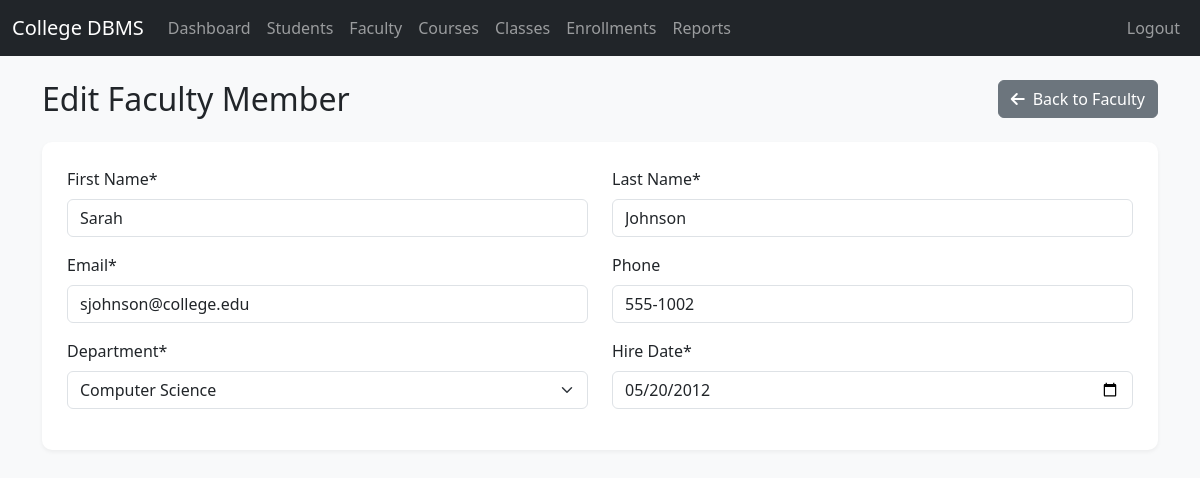
The page /edit_faculty.php?id=102 (signed in) on the database its author committed.
### tables this page shows
CREATE TABLE IF NOT EXISTS Faculty (
    faculty_id INT PRIMARY KEY,
    first_name VARCHAR(30) NOT NULL,
    last_name VARCHAR(30) NOT NULL,
    email VARCHAR(50) UNIQUE,
    phone VARCHAR(15),
    department_id INT,
    hire_date DATE,
    salary DECIMAL(10,2),
    FOREIGN KEY (department_id) REFERENCES Departments(department_id)
);

CREATE TABLE IF NOT EXISTS Departments (
    department_id INT PRIMARY KEY,
    department_name VARCHAR(50) NOT NULL,
    building VARCHAR(30),
    budget DECIMAL(12,2)
);

### edit_faculty.php (the view, shortened to what this page needs)
<?php
require_once "config.php";
$faculty_id = trim($_GET["id"]);
$first_name = $last_name = $email = $phone = $department_id = $hire_date = $salary = "";
$sql = "SELECT * FROM Faculty WHERE faculty_id = ?";
if($stmt = mysqli_prepare($link, $sql)){
    mysqli_stmt_bind_param($stmt, "i", $faculty_id);
    if(mysqli_stmt_execute($stmt)){
        $result = mysqli_stmt_get_result($stmt);
        if(mysqli_num_rows($result) == 1){
            $row = mysqli_fetch_assoc($result);
            $first_name = $row["first_name"];
            $last_name = $row["last_name"];
            $email = $row["email"];
            $phone = $row["phone"];
            $department_id = $row["department_id"];
            $hire_date = $row["hire_date"];
        } else {
            header("location: faculty.php");
            exit;
        }
    } else {
        $error = "Error fetching faculty data.";
    }
}
$departments = array();
$sql = "SELECT * FROM Departments ORDER BY department_name";
if($result = mysqli_query($link, $sql)){
    while($row = mysqli_fetch_assoc($result)){
        $departments[] = $row;
    }
}
?>
<!DOCTYPE html>
<html lang="en">
<head>
    <link href="https://cdn.jsdelivr.net/npm/bootstrap@5.3.0/dist/css/bootstrap.min.css" rel="stylesheet">
    <link rel="stylesheet" href="https://cdnjs.cloudflare.com/ajax/libs/font-awesome/6.0.0/css/all.min.css">
</head>
<body>
    <?php include 'navbar.php'; ?>
    <div class="container py-4">
        <div class="d-flex justify-content-between align-items-center mb-4">
            <h2 class="mb-0">Edit Faculty Member</h2>
            <a href="faculty.php" class="btn btn-secondary">
                <i class="fas fa-arrow-left me-2"></i>Back to Faculty
            </a>
        </div>
        <div class="form-section">
            <form method="post">
                <div class="row">
                    <div class="col-md-6">
                        <div class="mb-3">
                            <label for="first_name" class="form-label">First Name*</label>
                            <input type="text" class="form-control" id="first_name" name="first_name"
                                   value="<?php echo htmlspecialchars($first_name); ?>" required>
                        </div>
                    </div>
                    <div class="col-md-6">
                        <div class="mb-3">
                            <label for="last_name" class="form-label">Last Name*</label>
                            <input type="text" class="form-control" id="last_name" name="last_name"
                                   value="<?php echo htmlspecialchars($last_name); ?>" required>
                        </div>
                    </div>
                </div>
                <div class="row">
                    <div class="col-md-6">
                        <div class="mb-3">
                            <label for="email" class="form-label">Email*</label>
                            <input type="email" class="form-control" id="email" name="email"
                                   value="<?php echo htmlspecialchars($email); ?>" required>
                        </div>
                    </div>
                    <div class="col-md-6">
                        <div class="mb-3">
                            <label for="phone" class="form-label">Phone</label>
                            <input type="tel" class="form-control" id="phone" name="phone"
                                   value="<?php echo htmlspecialchars($phone); ?>">
                        </div>
                    </div>
                </div>
                <div class="row">
                    <div class="col-md-6">
                        <div class="mb-3">
                            <label for="department_id" class="form-label">Department*</label>
                            <select class="form-select" id="department_id" name="department_id" required>
                                <?php foreach($departments as $dept): ?>
                                    <option value="<?php echo $dept['department_id']; ?>"
                                        <?php if($department_id == $dept['department_id']) echo 'selected'; ?>>
                                        <?php echo htmlspecialchars($dept['department_name']); ?>
                                    </option>
                                <?php endforeach; ?>
                            </select>
                        </div>
                    </div>
                    <div class="col-md-6">
                        <div class="mb-3">
                            <label for="hire_date" class="form-label">Hire Date*</label>
                            <input type="date" class="form-control" id="hire_date" name="hire_date"
                                   value="<?php echo htmlspecialchars($hire_date); ?>" required>
                        </div>
                    </div>
                </div>

### edit_faculty.php (style rules this page uses)
body { font-family: 'Segoe UI', Tahoma, Geneva, Verdana, sans-serif; background-color: #f8f9fa; }
.form-section { background-color: white; border-radius: 10px; padding: 25px; box-shadow: 0 2px 4px rgba(0, 0, 0, 0.05); margin-bottom: 30px; }

### rows shown on the page
faculty: first_name "Sarah", last_name "Johnson", email "sjohnson@college.edu", phone "555-1002", department_id "Computer Science", hire_date "05/20/2012"
